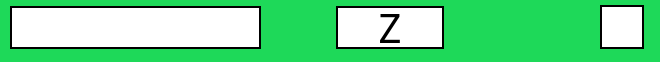
       <widget class="QWidget" name="key13" native="true">
        <property name="sizePolicy">
         <sizepolicy hsizetype="Preferred" vsizetype="Fixed">
          <horstretch>0</horstretch>
          <verstretch>0</verstretch>
         </sizepolicy>
        </property>
        <property name="minimumSize">
         <size>
          <width>0</width>
          <height>55</height>
         </size>
        </property>
        <property name="maximumSize">
         <size>
          <width>16777215</width>
          <height>90</height>
         </size>
        </property>
        <property name="cursor">
         <cursorShape>PointingHandCursor</cursorShape>
        </property>
        <property name="styleSheet">
         <string notr="true">background-color: rgb(30, 217, 89);
</string>
        </property>
        <widget class="QLineEdit" name="game_command13">
         <property name="geometry">
          <rect>
           <x>10</x>
           <y>6</y>
           <width>251</width>
           <height>43</height>
          </rect>
         </property>
         <property name="sizePolicy">
          <sizepolicy hsizetype="Expanding" vsizetype="Preferred">
           <horstretch>0</horstretch>
           <verstretch>0</verstretch>
          </sizepolicy>
         </property>
         <property name="minimumSize">
          <size>
           <width>0</width>
           <height>43</height>
          </size>
         </property>
         <property name="maximumSize">
          <size>
           <width>16777215</width>
           <height>16777215</height>
          </size>
         </property>
         <property name="font">
          <font>
           <family>Berlin Sans FB</family>
           <pointsize>20</pointsize>
          </font>
         </property>
         <property name="styleSheet">
          <string notr="true">background-color: rgb(255, 255, 255);
color: rgb(0, 0, 0);
border-style: solid;
border-width: 2px;
border-color: black;</string>
         </property>
         <property name="inputMask">
          <string notr="true"/>
         </property>
         <property name="maxLength">
          <number>16</number>
         </property>
        </widget>
        <widget class="QLabel" name="key_13_name">
         <property name="geometry">
          <rect>
           <x>336</x>
           <y>6</y>
           <width>108</width>
           <height>43</height>
          </rect>
         </property>
         <property name="font">
          <font>
           <family>Berlin Sans FB</family>
           <pointsize>30</pointsize>
          </font>
         </property>
         <property name="styleSheet">
          <string notr="true">background-color: rgb(255, 255, 255);
border-style: solid;
border-width: 2px;
border-color: black;</string>
         </property>
         <property name="text">
          <string>Z</string>
         </property>
         <property name="alignment">
          <set>Qt::AlignCenter</set>
         </property>
        </widget>
        <widget class="QCheckBox" name="checkBoxZ">
         <property name="geometry">
          <rect>
           <x>600</x>
           <y>2</y>
           <width>51</width>
           <height>51</height>
          </rect>
         </property>
         <property name="styleSheet">
          <string notr="true">QCheckBox::indicator {
     width: 40px;
     height: 40px;
	border-style: solid;
    border-width: 2px;
    border-color: black;
}

QCheckBox::indicator:checked {
  background-color: rgb(7, 113, 240);
}
QCheckBox::indicator:unchecked {
    background-color: rgb(255, 255, 255);
}
</string>
         </property>
         <property name="text">
          <string/>
         </property>
         <property name="iconSize">
          <size>
           <width>23</width>
           <height>28</height>
          </size>
         </property>
         <property name="checkable">
          <bool>true</bool>
         </property>
        </widget>
       </widget>
